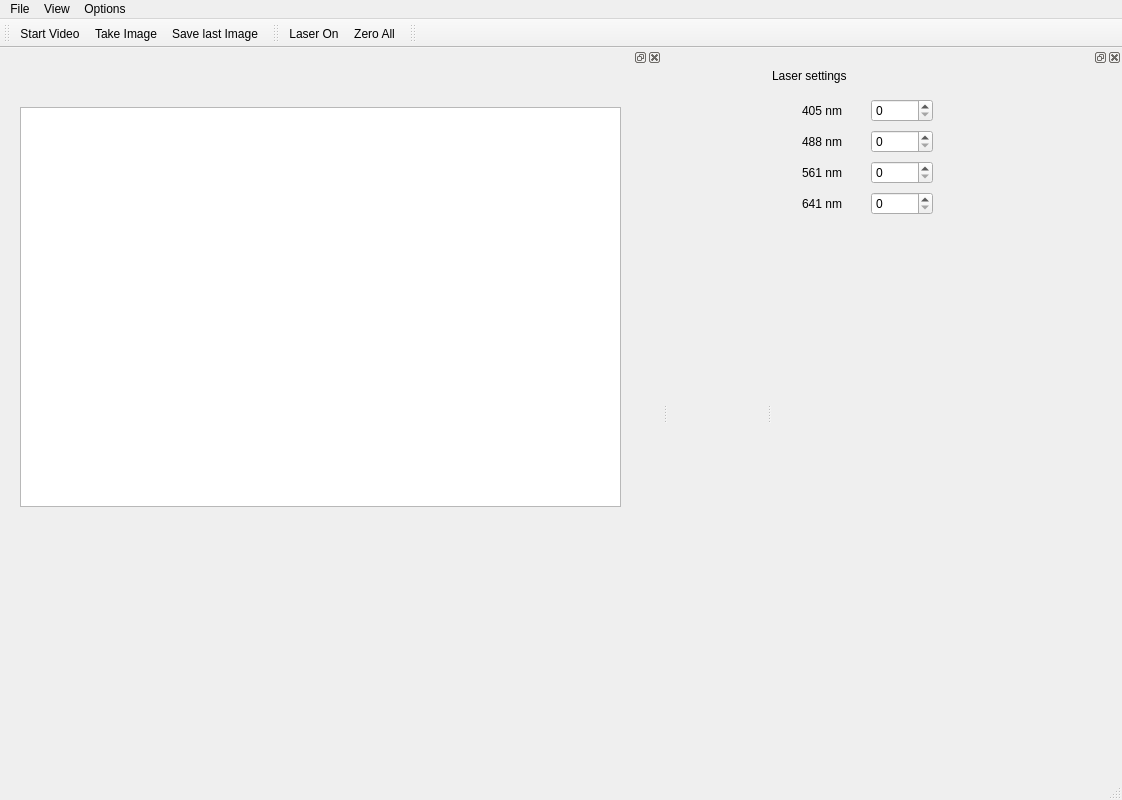
<?xml version="1.0" encoding="UTF-8"?>
<ui version="4.0">
 <class>MainWindow</class>
 <widget class="QMainWindow" name="MainWindow">
  <property name="geometry">
   <rect>
    <x>0</x>
    <y>0</y>
    <width>1122</width>
    <height>800</height>
   </rect>
  </property>
  <property name="windowTitle">
   <string>Basic </string>
  </property>
  <widget class="QWidget" name="centralwidget">
   <property name="enabled">
    <bool>true</bool>
   </property>
  </widget>
  <widget class="QMenuBar" name="menubar">
   <property name="geometry">
    <rect>
     <x>0</x>
     <y>0</y>
     <width>1122</width>
     <height>22</height>
    </rect>
   </property>
   <widget class="QMenu" name="menuFile">
    <property name="title">
     <string>File</string>
    </property>
    <addaction name="save_image_MenuAction"/>
   </widget>
   <widget class="QMenu" name="menuView">
    <property name="title">
     <string>View</string>
    </property>
   </widget>
   <widget class="QMenu" name="menuOptions">
    <property name="title">
     <string>Options</string>
    </property>
    <addaction name="camera_settings_Action"/>
   </widget>
   <addaction name="menuFile"/>
   <addaction name="menuView"/>
   <addaction name="menuOptions"/>
  </widget>
  <widget class="QStatusBar" name="statusbar"/>
  <widget class="QToolBar" name="toolBar">
   <property name="windowTitle">
    <string>toolBar</string>
   </property>
   <attribute name="toolBarArea">
    <enum>TopToolBarArea</enum>
   </attribute>
   <attribute name="toolBarBreak">
    <bool>false</bool>
   </attribute>
   <addaction name="start_video_Action"/>
   <addaction name="take_image_Action"/>
   <addaction name="save_last_image_Action"/>
  </widget>
  <widget class="QDockWidget" name="laser_control_DockWidget">
   <property name="minimumSize">
    <size>
     <width>350</width>
     <height>350</height>
    </size>
   </property>
   <property name="windowTitle">
    <string/>
   </property>
   <attribute name="dockWidgetArea">
    <number>2</number>
   </attribute>
   <widget class="QWidget" name="dockWidgetContents">
    <property name="minimumSize">
     <size>
      <width>350</width>
      <height>300</height>
     </size>
    </property>
    <widget class="QLabel" name="lasersettings_Label">
     <property name="geometry">
      <rect>
       <x>0</x>
       <y>0</y>
       <width>111</width>
       <height>17</height>
      </rect>
     </property>
     <property name="text">
      <string>Laser settings</string>
     </property>
    </widget>
    <widget class="QWidget" name="">
     <property name="geometry">
      <rect>
       <x>30</x>
       <y>30</y>
       <width>131</width>
       <height>124</height>
      </rect>
     </property>
     <layout class="QGridLayout" name="gridLayout">
      <item row="0" column="0">
       <widget class="QLabel" name="laser1_Label">
        <property name="text">
         <string>405 nm</string>
        </property>
       </widget>
      </item>
      <item row="0" column="1">
       <widget class="QSpinBox" name="laser1_control_SpinBox">
        <property name="maximum">
         <number>100</number>
        </property>
       </widget>
      </item>
      <item row="1" column="0">
       <widget class="QLabel" name="laser2_Label">
        <property name="text">
         <string>488 nm</string>
        </property>
       </widget>
      </item>
      <item row="1" column="1">
       <widget class="QSpinBox" name="laser2_control_SpinBox">
        <property name="maximum">
         <number>100</number>
        </property>
       </widget>
      </item>
      <item row="2" column="0">
       <widget class="QLabel" name="laser3_Label">
        <property name="text">
         <string>561 nm</string>
        </property>
       </widget>
      </item>
      <item row="2" column="1">
       <widget class="QSpinBox" name="laser3_control_SpinBox">
        <property name="maximum">
         <number>100</number>
        </property>
       </widget>
      </item>
      <item row="3" column="0">
       <widget class="QLabel" name="laser4_Label">
        <property name="text">
         <string>641 nm</string>
        </property>
       </widget>
      </item>
      <item row="3" column="1">
       <widget class="QSpinBox" name="laser4_control_SpinBox">
        <property name="maximum">
         <number>100</number>
        </property>
       </widget>
      </item>
     </layout>
    </widget>
   </widget>
  </widget>
  <widget class="QToolBar" name="toolBar_2">
   <property name="windowTitle">
    <string>toolBar_2</string>
   </property>
   <attribute name="toolBarArea">
    <enum>TopToolBarArea</enum>
   </attribute>
   <attribute name="toolBarBreak">
    <bool>false</bool>
   </attribute>
   <addaction name="laser_on_Action"/>
   <addaction name="laser_zero_Action"/>
  </widget>
  <widget class="QDockWidget" name="camera_DockWidget">
   <property name="minimumSize">
    <size>
     <width>662</width>
     <height>447</height>
    </size>
   </property>
   <attribute name="dockWidgetArea">
    <number>1</number>
   </attribute>
   <widget class="QWidget" name="dockWidgetContents_2">
    <property name="minimumSize">
     <size>
      <width>662</width>
      <height>428</height>
     </size>
    </property>
    <widget class="ImageView" name="camera_ImageView">
     <property name="geometry">
      <rect>
       <x>20</x>
       <y>40</y>
       <width>601</width>
       <height>400</height>
      </rect>
     </property>
    </widget>
   </widget>
  </widget>
  <widget class="QToolBar" name="toolBar_3">
   <property name="windowTitle">
    <string>toolBar_3</string>
   </property>
   <attribute name="toolBarArea">
    <enum>TopToolBarArea</enum>
   </attribute>
   <attribute name="toolBarBreak">
    <bool>false</bool>
   </attribute>
  </widget>
  <action name="save_image_MenuAction">
   <property name="text">
    <string>Save Image</string>
   </property>
  </action>
  <action name="start_video_Action">
   <property name="checkable">
    <bool>true</bool>
   </property>
   <property name="text">
    <string>Start Video</string>
   </property>
   <property name="toolTip">
    <string>Start the acquisition</string>
   </property>
  </action>
  <action name="take_image_Action">
   <property name="checkable">
    <bool>true</bool>
   </property>
   <property name="text">
    <string>Take Image</string>
   </property>
   <property name="toolTip">
    <string>Take an image</string>
   </property>
  </action>
  <action name="save_last_image_Action">
   <property name="checkable">
    <bool>false</bool>
   </property>
   <property name="text">
    <string>Save last Image</string>
   </property>
   <property name="toolTip">
    <string>Save last image</string>
   </property>
  </action>
  <action name="laser_on_Action">
   <property name="checkable">
    <bool>true</bool>
   </property>
   <property name="text">
    <string>Laser On</string>
   </property>
   <property name="toolTip">
    <string>Switch laser on</string>
   </property>
  </action>
  <action name="laser_zero_Action">
   <property name="text">
    <string>Zero All</string>
   </property>
   <property name="toolTip">
    <string>Reset laser settings</string>
   </property>
  </action>
  <action name="camera_settings_Action">
   <property name="text">
    <string>Camera settings</string>
   </property>
  </action>
  <action name="piezo_settings_Action">
   <property name="text">
    <string>Piezo settings</string>
   </property>
  </action>
 </widget>
 <customwidgets>
  <customwidget>
   <class>ImageView</class>
   <extends>QGraphicsView</extends>
   <header>pyqtgraph.h</header>
  </customwidget>
 </customwidgets>
 <resources/>
 <connections/>
</ui>
